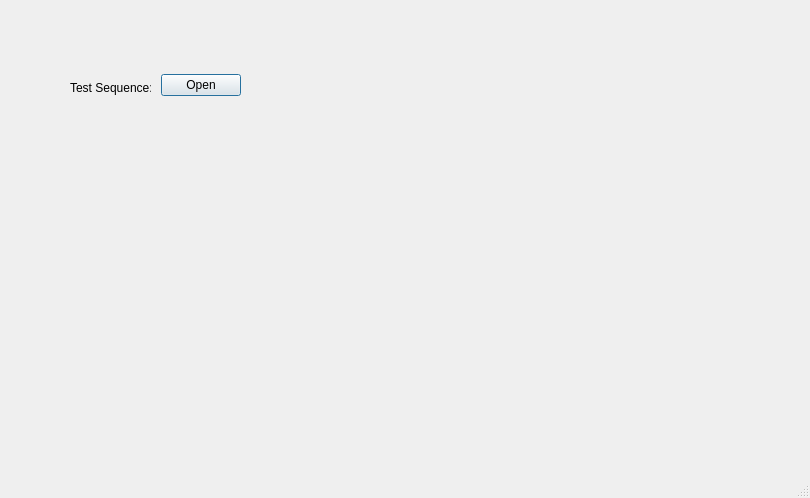
<?xml version="1.0" encoding="UTF-8"?>
<ui version="4.0">
 <class>MainWindow</class>
 <widget class="QMainWindow" name="MainWindow">
  <property name="geometry">
   <rect>
    <x>0</x>
    <y>0</y>
    <width>810</width>
    <height>498</height>
   </rect>
  </property>
  <property name="windowTitle">
   <string>MainWindow</string>
  </property>
  <widget class="QWidget" name="centralwidget">
   <widget class="QLabel" name="label">
    <property name="geometry">
     <rect>
      <x>70</x>
      <y>80</y>
      <width>81</width>
      <height>16</height>
     </rect>
    </property>
    <property name="text">
     <string>Test Sequence:</string>
    </property>
   </widget>
   <widget class="QDialogButtonBox" name="TestSeqBtnBx">
    <property name="geometry">
     <rect>
      <x>150</x>
      <y>70</y>
      <width>91</width>
      <height>31</height>
     </rect>
    </property>
    <property name="standardButtons">
     <set>QDialogButtonBox::Open</set>
    </property>
   </widget>
  </widget>
  <widget class="QMenuBar" name="menubar">
   <property name="geometry">
    <rect>
     <x>0</x>
     <y>0</y>
     <width>810</width>
     <height>21</height>
    </rect>
   </property>
  </widget>
  <widget class="QStatusBar" name="statusbar"/>
 </widget>
 <resources/>
 <connections/>
</ui>
